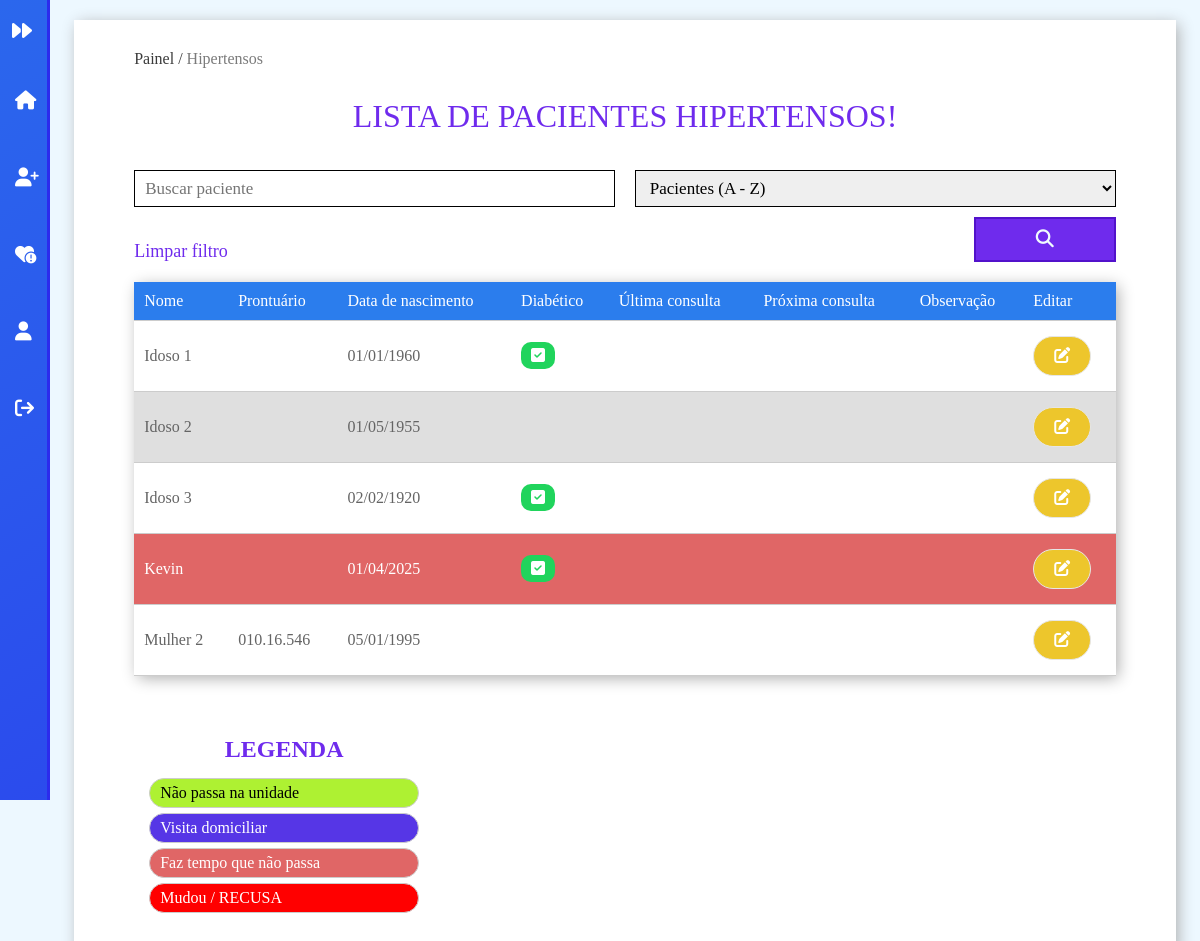
The app's page /hipertensos (signed in), older data.
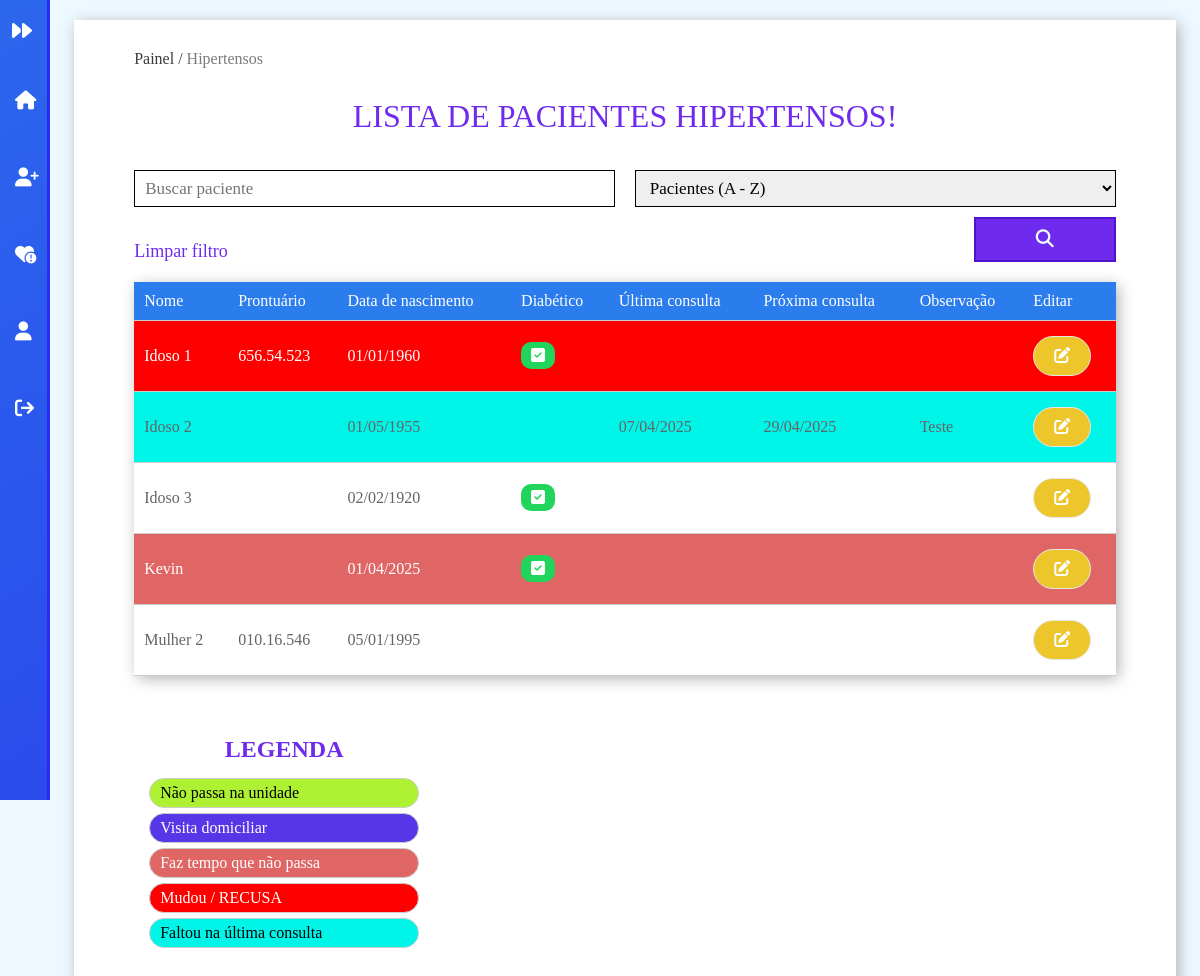
The same page, newer data.
### tables this page shows
CREATE TABLE `paciente` (
  `id` int(11) NOT NULL,
  `agente_id` int(11) DEFAULT NULL,
  `nome` varchar(255) NOT NULL,
  `prontuario` varchar(10) NOT NULL,
  `cpf` varchar(14) NOT NULL,
  `nascimento` date NOT NULL,
  `telefone` varchar(20) DEFAULT NULL,
  `sexo` varchar(9) NOT NULL,
  `comorbidade` text DEFAULT NULL,
  `legenda_id` int(11) DEFAULT NULL,
  `vacina_dengue` tinyint(1) DEFAULT 0,
  `vacina_febre_amarela` tinyint(1) DEFAULT 0,
  `insulina` tinyint(1) DEFAULT 0,
  `gestante` tinyint(1) DEFAULT 0,
  `conduta` varchar(255) DEFAULT NULL,
  `ppn` date DEFAULT NULL,
  `observacao` text DEFAULT NULL,
  `ativo` tinyint(1) DEFAULT 1
);

CREATE TABLE `legenda` (
  `id` int(11) NOT NULL,
  `descricao` varchar(255) NOT NULL,
  `ativo` tinyint(1) NOT NULL
);

CREATE TABLE `consulta` (
  `id` int(11) NOT NULL,
  `paciente_id` int(11) DEFAULT NULL,
  `ult_consulta` date NOT NULL,
  `prox_consulta` date NOT NULL,
  `ativo` tinyint(1) DEFAULT 1
);

### Classes/Views/MainView.php (called while the page is built, shortened)
<?php
	class MainView{
		public static function render($filename){
			include('pages/'.$filename.'.php');
		}
	}
?>

### Classes/Controllers/HipertensosController.php (called while the page is built, shortened)
<?php
	class HipertensosController{
		function index(){
			\Classes\Models\PainelModel::checkLogin('hipertensos');
		}
	}
?>

### Classes/Application.php (called while the page is built, shortened)
<?php
	class Application{
		private $controller;
		private function setApp(){
			$url = explode('/',@$_GET['url']);
			if($url[0] == '')
				$carregarNome= 'Painel';
			else
				$carregarNome= ucfirst(strtolower($url[0]));
			$carregarNome.='Controller';
			if (file_exists('Classes/Controllers/'.$carregarNome.'.php')) {
				$this->controller = new $carregarClasse();
			}else{
				include('Views/pages/404.php');
				die();
			}
		}
		public function run(){
	        $this->controller->index();
	    }
	}
?>

### index.php (called while the page is built, shortened)
<?php
	$app = new \Classes\Application();
	$app->run();
?>

### Classes/MySql.php (called while the page is built, shortened)
<?php
	class MySql{
		private static $pdo;
		public static function conectar(){
			if(self::$pdo == null){
				try{
					self::$pdo = new \PDO('mysql:host='.HOST.';dbname='.DATABASE,USUARIO,SENHA,array(\PDO::MYSQL_ATTR_INIT_COMMAND => "SET NAMES utf8"));
					self::$pdo->setAttribute(\PDO::ATTR_ERRMODE,\PDO::ERRMODE_EXCEPTION);
				}catch(\PDOException $e){
					die('<h2>Erro ao conectar</h2><p>Tente novamente mais tarde.</p>');
				}
			}
			return self::$pdo;
		}
	}
?>

### Classes/Models/UtilsModel.php (called while the page is built, shortened)
<?php
    class UtilsModel{
		public static function selecionar($tabela,$campo = '1',$valor = '1'){
			$sql = \Classes\MySql::conectar()->prepare("SELECT * FROM `$tabela` WHERE `ativo`= '1' AND $campo = ?");
			$sql->execute(array($valor));
			return $sql->fetch();
		}
		public static function selecionarTudo($tabela,$campo = '1',$valor = '1',$coluna = 'id',$ordem = 'ASC'){
			$sql = \Classes\MySql::conectar()->prepare("SELECT * FROM `$tabela` WHERE `ativo` = '1' AND $campo = ? ORDER BY $coluna $ordem");
			$sql->execute(array($valor));
			return $sql->fetchAll();
		}
    }
?>

### Classes/Views/pages/hipertensos.php (the view, shortened to what the changed rows need)
<?php
  include("header.php");
?>
<div id="painel">
  <main id="painel-content">
    <div class="container">
      <div class="content">
      <h1>Lista de pacientes hipertensos!</h1>
          <?php
            $tabela = 'paciente';
            $ordem = 'nome';
            if (isset($_POST['acao'])) {
                $busca = $_POST['busca'];
                $paciente = Classes\Models\UtilsModel::busca($tabela, 'nome', $busca, $ordem);
            } else {
                $paciente = Classes\Models\UtilsModel::selecionarTudo($tabela);
            }
            $hipertensos = array_filter($paciente, function($paciente) {
                $comorbidade = explode(',', $paciente['comorbidade']);
                return in_array('2', $comorbidade);
            });
          ?>
      <?php
        if (empty($hipertensos)) {
            echo '<h3>Nenhum paciente hipertenso cadastrado</h3>';
        }else{
      ?>
      <div class="overflow">
          <table>
              <tr>
                  <th>Nome</th>
                  <th>Prontuário</th>
                  <th>Data de nascimento</th>
                  <th>Diabético</th>
                  <th>Última consulta</th>
                  <th>Próxima consulta</th>
                  <th>Observação</th>
                  <th>Editar</th>
              </tr>
          <?php
              foreach ($hipertensos as $key => $value) {
                $comorbidade = explode(',', $value['comorbidade']);
                $diabete = (in_array('1', $comorbidade)) ? true : false;
                $legenda = \Classes\Models\UtilsModel::selecionar('paciente', 'id', $value['id'])['legenda_id'];
                $consultas = \Classes\Models\UtilsModel::selecionar('consulta', 'paciente_id', $value['id']);
                  if(!empty($consultas)){
                      $ult_consulta = date('d/m/Y', strtotime($consultas['ult_consulta']));
                      $prox_consulta = date('d/m/Y', strtotime($consultas['prox_consulta']));
                  }else{
                      $ult_consulta = '';
                      $prox_consulta = '';
                  }
                $obs = explode('||', $value['observacao'])[3];
            ?>
             <tr class="linha-<?php echo $legenda?>">
                  <td><?php echo ucfirst($value['nome']);?></td>
                  <td><?php echo $value['prontuario'];?></td>
                  <td><?php echo date('d/m/Y', strtotime($value['nascimento']));?></td>
                  <td><?php echo (!empty($diabete) ? '<span class="ativo"><i class="fa-solid fa-square-check"></i></span>' : '') ?></td>
                  <td><?php echo $ult_consulta;?></td>
                  <td><?php echo $prox_consulta;?></td>
                  <td><?php echo $obs;?></td>
                <td><a class="btn editar" href="<?php echo INCLUDE_PATH;?>editar_hipertenso?id=<?php echo $value['id'];?>"><i class="fa-solid fa-pen-to-square"></i></a></td>
                </tr>
              <?php }?>
          </table>
      </div>
      <?php }?>
      <div class="legenda">
          <h2>Legenda</h2>
          <?php
            $legenda = \Classes\Models\UtilsModel::selecionarTudo('legenda');
            foreach ($legenda as $key => $value) {
          ?>
            <div class="legenda-item linha-<?php echo $value['id']?>">
              <span class="descricao"><?php echo $value['descricao'];?></span>
            </div>
          <?php }?>
        </div>
      </div>
    </div>
  </main>
</div>
<?php
    include("footer.php");
?>

Row changes from the older to the newer data that the page shows:
changed paciente "Idoso 1": legenda_id empty → 4 (drawn); prontuario (not shown) → "656.54.523"
changed paciente "Idoso 2": legenda_id empty → 5 (drawn); consulta.ult_consulta (not shown) → "07/04/2025"; consulta.prox_consulta (not shown) → "29/04/2025"; observacao (not shown) → "Teste"
added legenda: descricao "Faltou na última consulta"
